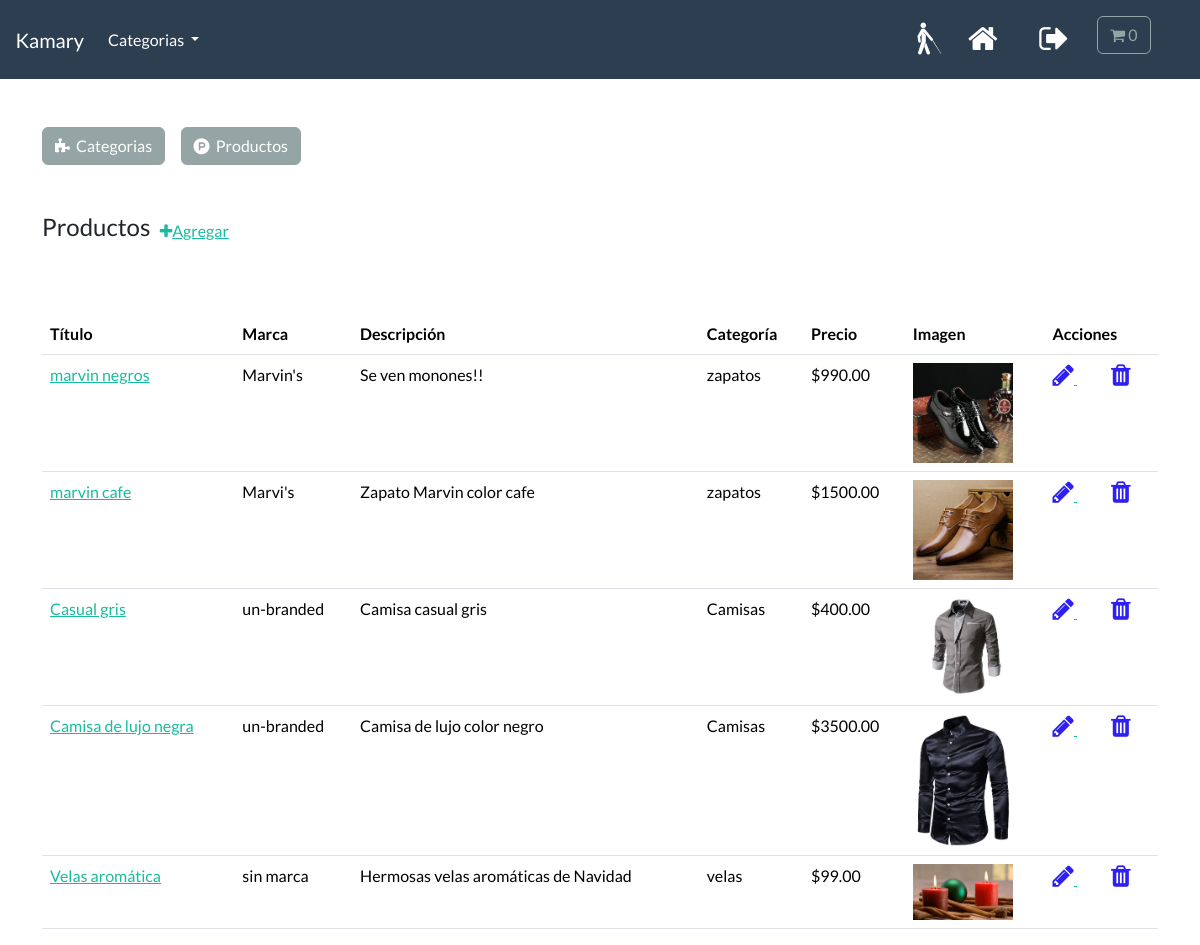
Before: /profiles/product_list/ (signed in) with the older database file.
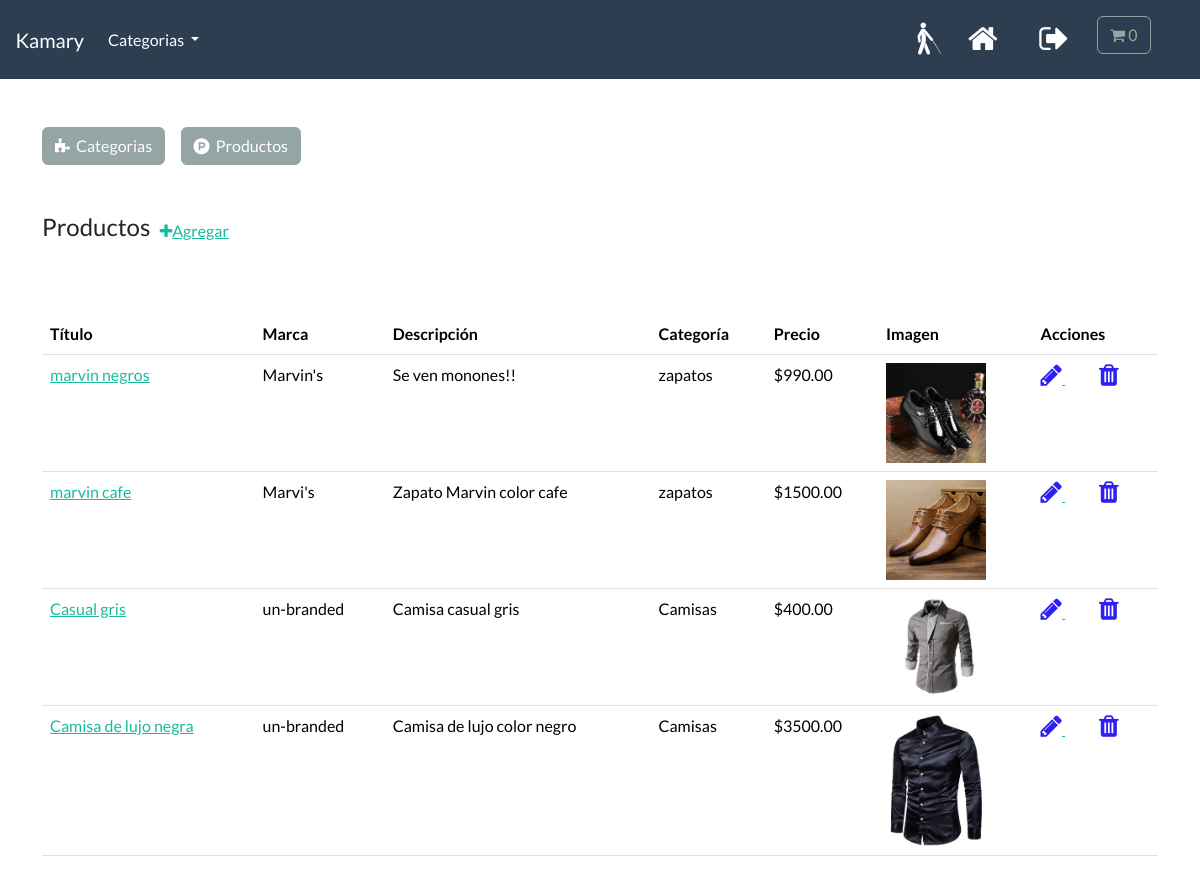
After: the same page with the newer database file.
### store/models.py (models this page shows, shortened)
class Product(models.Model):
    Category = models.ForeignKey(
        Category, related_name="product", on_delete=models.CASCADE, null=True
    )
    title = models.CharField(max_length=250)
    brand = models.CharField(max_length=250, default="un-branded")
    description = models.TextField(blank=True)  # Optional
    slug = models.SlugField(max_length=250)
    price = models.DecimalField(max_digits=8, decimal_places=2)
    image = models.ImageField(upload_to="images/")
    class Meta:
        verbose_name = "producto"
        verbose_name_plural = "productos"

class Category(models.Model):
    name = models.CharField(max_length=250, db_index=True)
    slug = models.SlugField(max_length=250, unique=True)
    class Meta:
        verbose_name = "categoría"
        verbose_name_plural = "categorías"
    def __str__(self):
        return self.name
    def get_absolute_url(self):
        return reverse("list_category", args=[self.slug])

### profiles/views.py (the view)
# urls.py: path("product_list/", views.ProductList.as_view(), name="ProductList"),
class ProductList(LoginRequiredMixin, ListView):
    model = Product
    template_name = "profiles/staff/product-list.html"
    context_object_name = "products"
    queryset = Product.objects.select_related("Category").all()

### cart/cart.py (called while the page is built)
    def __len__(self):
        return sum(item["qty"] for item in self.cart.values())

### cart/context_processors.py (called while the page is built)
def cart(request):
    return {"cart": Cart(request)}

### store/views.py (called while the page is built)
def categories(request):
    all_categories = Category.objects.all()
    return {"all_categories": all_categories}

### profiles/templates/profiles/staff/product-list.html (shortened to what this page needs)
{% extends 'profiles/staff/base-staff.html' %}
{% load static %}
{% block staff-content %}
<div class="container table-responsive-sm">
    <div class="d-flex align-items-center mb-3">
        <h4>Productos</h4>
        <a href="{% url 'ProductAdd' %}"
                        data-toggle="tooltip" title="Agregar Producto" >
                        <i class="fa fa-plus"
                            aria-hidden="true">
                        </i>Agregar
        </a>
    </div>
    <br><br>
      <table class="table">
        <thead>
            <tr>
                <th>Título</th>
                <th>Marca</th>
                <th>Descripción</th>
                <th>Categoría</th>
                <th>Precio</th>
                <th>Imagen</th>
                <th>Acciones</th>
            </tr>
        </thead>
        <tbody>
            {% for product in products %}
            <tr>
                <td><a href="{% url 'ProductDetail' product.id %}">{{ product.title }}</a></td>
                <td>{{ product.brand }}</td>
                <td>{{ product.description|truncatewords:10 }}</td>
                <td>{{ product.Category }}</td>
                <td>${{ product.price }}</td>
                <td>
                    {% if product.image %}
                        <img src="{{ product.image.url }}" alt="{{ product.title }}" style="width: 100px;">
                    {% else %}
                        No hay imagen
                    {% endif %}
                </td>
                <td>
                    <a href="{% url 'ProductUpdate' product.id %}"
                        class="product-edit-btn"
                        data-toggle="tooltip"
                        title="Editar">
                        <i class="fa fa-pencil"
                            aria-hidden="true"
                            style="font-size:25px;color:hsl(244, 90%, 54%)">
                        </i>
                    </a>
                    <a href="{% url 'ProductDelete' product.id %}"
                        class="product-delete-btn"
                        data-toggle="tooltip" title="Borrar" >
                        <i class="fa fa-trash"
                            aria-hidden="true"
                            style="font-size:25px;color:hsl(244, 90%, 54%)">
                        </i>
                    </a>
                </td>
            </tr>
            {% endfor %}
        </tbody>
    </table>
</div>
{% endblock %}

Changed rows visible on the page:
removed Product: title "Velas aromática", brand "sin marca", description "Hermosas velas aromáticas de Navidad", Category "velas", price "99.00", image (picture)
